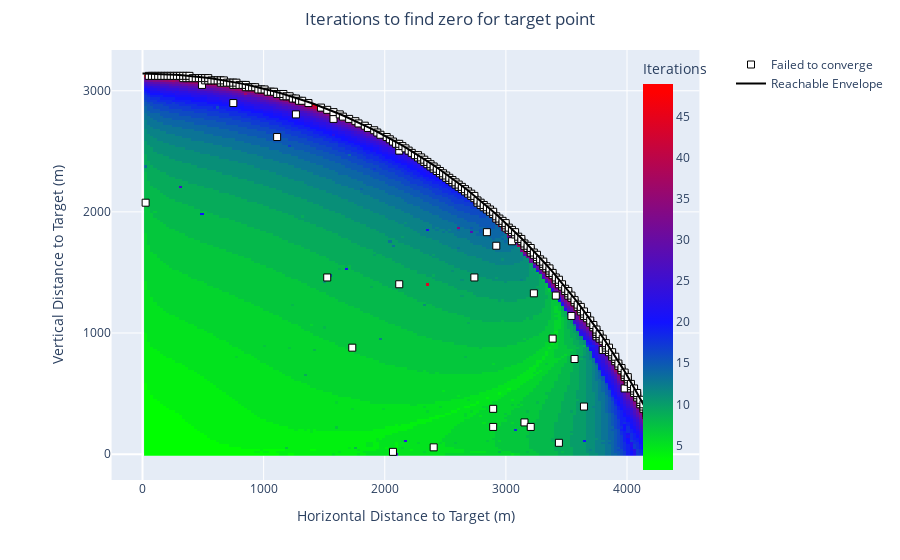

Notebook cell for this chart:
### Code cell
plot_samples(baseline_huge_df, filename='ZeroBaseline')

### Figure 1 — Plotly figure (JSON) as saved in the notebook; plotly's stock layout.template omitted (floating-point values rounded to 4 significant figures; data arrays with more than 128 entries replaced by an {"elided": "..."} marker saying what was removed)
{"data": [{"colorbar": {"title": {"text": "Iterations"}, "x": 0.85}, "colorscale": [[0, "#00FF00"], [0.02128, "#00FF00"], [0.383, "#1212FF"], [0.9787, "#FF0000"], [1, "#FF0000"]], "hoverongaps": false, "hovertemplate": "x: %{x}<br>y: %{y}<br>iterations: %{z}<extra></extra>", "name": "Converged", "type": "heatmap", "x": {"elided": "166 float values"}, "y": {"elided": "168 float values"}, "z": {"elided": "168x166 float values"}}, {"hoverinfo": "text", "marker": {"color": "white", "line": {"color": "black", "width": 1}, "size": 7, "symbol": "square"}, "mode": "markers", "name": "Failed to converge", "text": {"elided": "306 str values"}, "type": "scatter", "x": {"elided": "306 float values"}, "y": {"elided": "306 float values"}}, {"line": {"color": "black", "width": 2}, "mode": "lines", "name": "Reachable Envelope", "type": "scatter", "x": [4342.0, 4307.0, 4271.0, 4235.0, 4198.0, 4161.0, 4124.0, 4086.0, 4048.0, 4009.0, 3970.0, 3930.0, 3891.0, 3850.0, 3810.0, 3769.0, 3727.0, 3686.0, 3644.0, 3601.0, 3558.0, 3515.0, 3472.0, 3428.0, 3384.0, 3340.0, 3295.0, 3250.0, 3205.0, 3159.0, 3113.0, 3067.0, 3020.0, 2974.0, 2926.0, 2879.0, 2832.0, 2784.0, 2736.0, 2687.0, 2639.0, 2590.0, 2541.0, 2491.0, 2442.0, 2392.0, 2342.0, 2292.0, 2242.0, 2191.0, 2140.0, 2089.0, 2038.0, 1987.0, 1935.0, 1883.0, 1832.0, 1780.0, 1727.0, 1675.0, 1622.0, 1570.0, 1517.0, 1464.0, 1411.0, 1358.0, 1304.0, 1251.0, 1197.0, 1144.0, 1090.0, 1036.0, 982.0, 928.0, 873.8, 819.6, 765.3, 710.9, 656.5, 602.0, 547.4, 492.8, 438.2, 383.5, 328.8, 274.0, 219.3, 164.5, 109.7, 54.83, 1.924e-13], "y": [0.0, 75.18, 149.2, 222.0, 293.6, 364.1, 433.4, 501.7, 568.9, 635.0, 700.0, 764.0, 827.0, 888.9, 949.9, 1010.0, 1069.0, 1127.0, 1184.0, 1240.0, 1295.0, 1349.0, 1403.0, 1455.0, 1507.0, 1557.0, 1607.0, 1656.0, 1704.0, 1751.0, 1797.0, 1843.0, 1887.0, 1931.0, 1974.0, 2016.0, 2057.0, 2098.0, 2137.0, 2176.0, 2214.0, 2251.0, 2288.0, 2323.0, 2358.0, 2392.0, 2425.0, 2458.0, 2490.0, 2521.0, 2551.0, 2580.0, 2609.0, 2636.0, 2664.0, 2690.0, 2715.0, 2740.0, 2764.0, 2788.0, 2810.0, 2832.0, 2853.0, 2873.0, 2893.0, 2912.0, 2930.0, 2947.0, 2963.0, 2979.0, 2994.0, 3009.0, 3022.0, 3035.0, 3047.0, 3059.0, 3069.0, 3079.0, 3089.0, 3097.0, 3105.0, 3112.0, 3118.0, 3123.0, 3128.0, 3132.0, 3136.0, 3138.0, 3140.0, 3141.0, 3141.0]}], "layout": {"legend": {"traceorder": "normal", "x": 1, "y": 1}, "margin": {"t": 50}, "showlegend": true, "title": {"text": "Iterations to find zero for target point", "x": 0.5}, "xaxis": {"constrain": "domain", "title": {"text": "Horizontal Distance to Target (m)"}}, "yaxis": {"dtick": 1000, "scaleanchor": "x", "scaleratio": 1, "title": {"text": "Vertical Distance to Target (m)"}}}}
